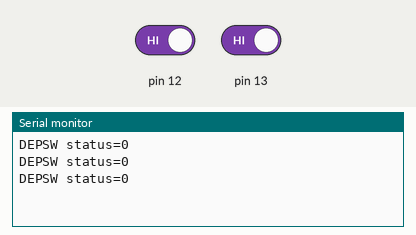
This sketch was run on a simulated Arduino Uno, built with avr-gcc and run on an emulated ATmega328P. Shown: the last lines printed to the serial monitor. The inputs (shaded band) are chosen by the test bench; at power-on: pin 12 HIGH, pin 13 HIGH.

Above: at 2.8 s.
2.9 s: pin 12 driven LOW
At 3.8 s:
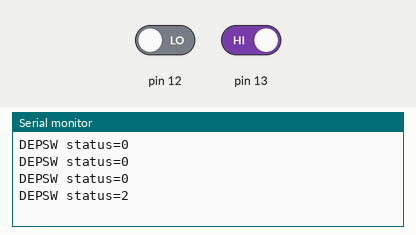
4.4 s: pin 13 driven LOW
At 5.7 s:
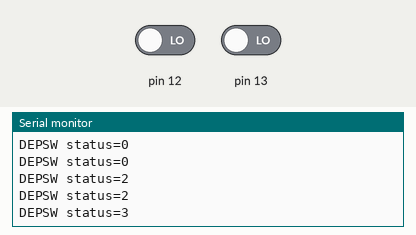
5.9 s: pin 12 driven HIGH
At 6.5 s:
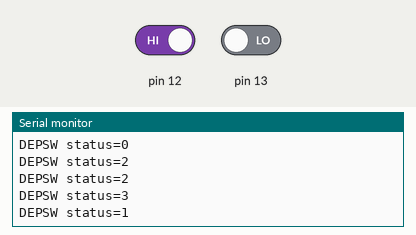
Timing chart, 0 to 8.9 s (numbered marks = the images above; inputs shaded):
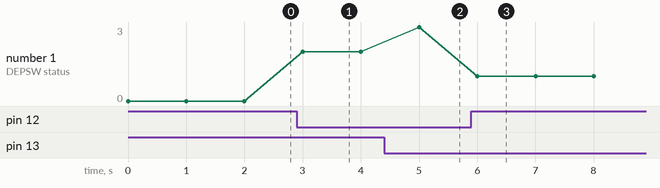

The sketch:

exp4.ino
```cpp
void setup(){
    pinMode(12, INPUT);
    pinMode(13, INPUT);
    Serial.begin(9600);
}

void loop(){
    int stat=0;
    int bit1=digitalRead(12);
    int bit0=digitalRead(13);
    if(bit0==LOW){
        stat|=0x01;
    }
    if(bit1==LOW){
        stat|=0x02;
    }
    Serial.print("DEPSW status=");
    Serial.println(stat);
    delay(1000);
}
```

Measured:
- after the input at 2.9 s, the serial monitor: prints a new line after 0.10 s (image 1)
- after the input at 4.4 s, the serial monitor: prints a new line after 0.60 s (image 2)
- after the input at 5.9 s, the serial monitor: prints a new line after 0.10 s (image 3)
- plotted number 1: 0 → 2 after the input at 2.9 s, 2 → 3 after the input at 4.4 s, 3 → 1 after the input at 5.9 s
